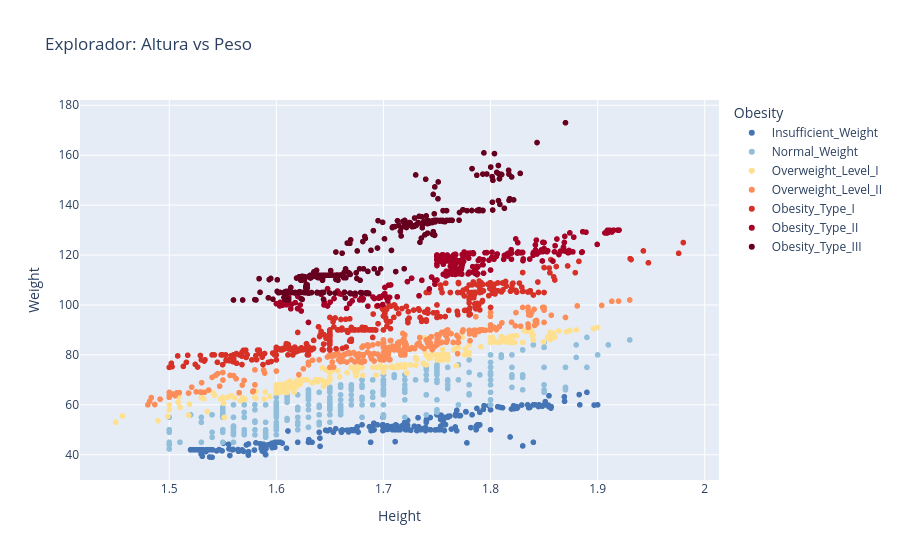

Here is the notebook cell this chart was saved with:
### Markdown cell above
### Explorador: Altura vs Peso

### Code cell
# =======================================================
# GRÁFICO Explorador de IMC (Altura vs Peso)
# Paleta divergente para maximizar contraste entre categorias
# =======================================================
cores_scatter = {
    'Insufficient_Weight': '#4575b4',  # azul
    'Normal_Weight':        '#91bfdb',
    'Overweight_Level_I':   '#fee090',  # amarelo
    'Overweight_Level_II':  '#fc8d59',  # laranja
    'Obesity_Type_I':       '#d73027',  # vermelho
    'Obesity_Type_II':      '#a50026',
    'Obesity_Type_III':     '#67001f'   # vermelho escuro
}

fig_imc = px.scatter(
    obesidade, 
    x='Height', 
    y='Weight', 
    color='Obesity',
    color_discrete_map=cores_scatter,
    category_orders={'Obesity': ordem_peso},
    hover_data=['Age', 'Gender'], 
    title='Explorador: Altura vs Peso'
)
fig_imc.show()

### Figure 1 — Plotly figure (JSON) as saved in the notebook; plotly's stock layout.template omitted (floating-point values rounded to 4 significant figures; data arrays with more than 128 entries replaced by an {"elided": "..."} marker saying what was removed)
{"data": [{"customdata": {"elided": "272x2 mixed values"}, "hovertemplate": "Obesity=Insufficient_Weight<br>Height=%{x}<br>Weight=%{y}<br>Age=%{customdata[0]}<br>Gender=%{customdata[1]}<extra></extra>", "legendgroup": "Insufficient_Weight", "marker": {"color": "#4575b4", "symbol": "circle"}, "mode": "markers", "name": "Insufficient_Weight", "showlegend": true, "type": "scattergl", "x": {"elided": "272 float values"}, "xaxis": "x", "y": {"elided": "272 float values"}, "yaxis": "y"}, {"customdata": {"elided": "287x2 mixed values"}, "hovertemplate": "Obesity=Normal_Weight<br>Height=%{x}<br>Weight=%{y}<br>Age=%{customdata[0]}<br>Gender=%{customdata[1]}<extra></extra>", "legendgroup": "Normal_Weight", "marker": {"color": "#91bfdb", "symbol": "circle"}, "mode": "markers", "name": "Normal_Weight", "showlegend": true, "type": "scattergl", "x": {"elided": "287 float values"}, "xaxis": "x", "y": {"elided": "287 float values"}, "yaxis": "y"}, {"customdata": {"elided": "290x2 mixed values"}, "hovertemplate": "Obesity=Overweight_Level_I<br>Height=%{x}<br>Weight=%{y}<br>Age=%{customdata[0]}<br>Gender=%{customdata[1]}<extra></extra>", "legendgroup": "Overweight_Level_I", "marker": {"color": "#fee090", "symbol": "circle"}, "mode": "markers", "name": "Overweight_Level_I", "showlegend": true, "type": "scattergl", "x": {"elided": "290 float values"}, "xaxis": "x", "y": {"elided": "290 float values"}, "yaxis": "y"}, {"customdata": {"elided": "290x2 mixed values"}, "hovertemplate": "Obesity=Overweight_Level_II<br>Height=%{x}<br>Weight=%{y}<br>Age=%{customdata[0]}<br>Gender=%{customdata[1]}<extra></extra>", "legendgroup": "Overweight_Level_II", "marker": {"color": "#fc8d59", "symbol": "circle"}, "mode": "markers", "name": "Overweight_Level_II", "showlegend": true, "type": "scattergl", "x": {"elided": "290 float values"}, "xaxis": "x", "y": {"elided": "290 float values"}, "yaxis": "y"}, {"customdata": {"elided": "351x2 mixed values"}, "hovertemplate": "Obesity=Obesity_Type_I<br>Height=%{x}<br>Weight=%{y}<br>Age=%{customdata[0]}<br>Gender=%{customdata[1]}<extra></extra>", "legendgroup": "Obesity_Type_I", "marker": {"color": "#d73027", "symbol": "circle"}, "mode": "markers", "name": "Obesity_Type_I", "showlegend": true, "type": "scattergl", "x": {"elided": "351 float values"}, "xaxis": "x", "y": {"elided": "351 float values"}, "yaxis": "y"}, {"customdata": {"elided": "297x2 mixed values"}, "hovertemplate": "Obesity=Obesity_Type_II<br>Height=%{x}<br>Weight=%{y}<br>Age=%{customdata[0]}<br>Gender=%{customdata[1]}<extra></extra>", "legendgroup": "Obesity_Type_II", "marker": {"color": "#a50026", "symbol": "circle"}, "mode": "markers", "name": "Obesity_Type_II", "showlegend": true, "type": "scattergl", "x": {"elided": "297 float values"}, "xaxis": "x", "y": {"elided": "297 float values"}, "yaxis": "y"}, {"customdata": {"elided": "324x2 mixed values"}, "hovertemplate": "Obesity=Obesity_Type_III<br>Height=%{x}<br>Weight=%{y}<br>Age=%{customdata[0]}<br>Gender=%{customdata[1]}<extra></extra>", "legendgroup": "Obesity_Type_III", "marker": {"color": "#67001f", "symbol": "circle"}, "mode": "markers", "name": "Obesity_Type_III", "showlegend": true, "type": "scattergl", "x": {"elided": "324 float values"}, "xaxis": "x", "y": {"elided": "324 float values"}, "yaxis": "y"}], "layout": {"legend": {"title": {"text": "Obesity"}, "tracegroupgap": 0}, "title": {"text": "Explorador: Altura vs Peso"}, "xaxis": {"anchor": "y", "domain": [0, 1], "title": {"text": "Height"}}, "yaxis": {"anchor": "x", "domain": [0, 1], "title": {"text": "Weight"}}}}
